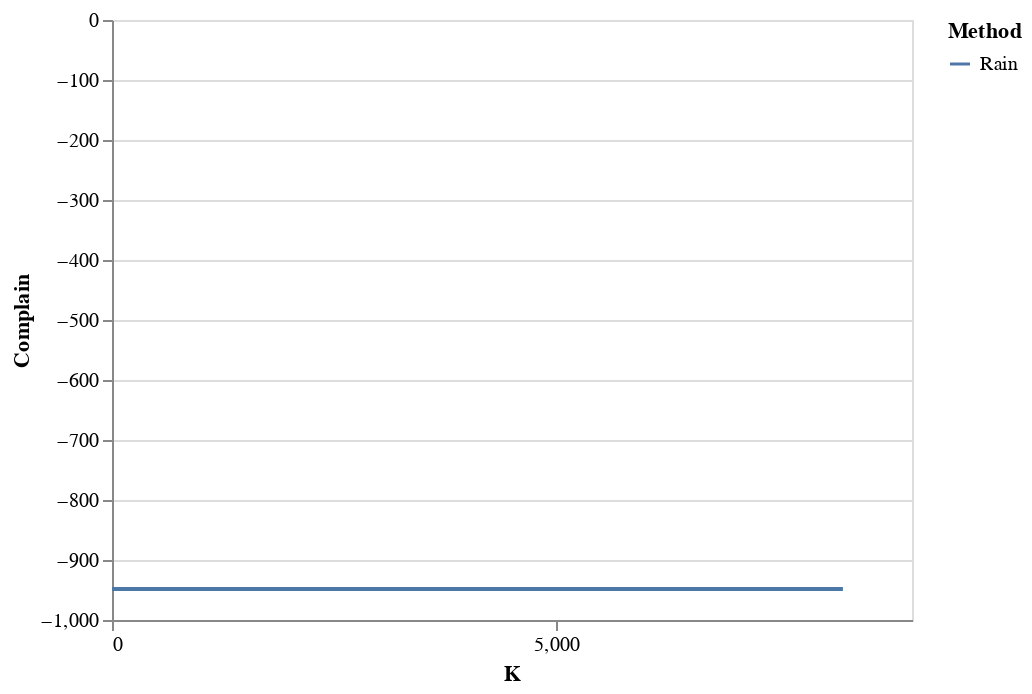

Notebook code cell kept with this figure:
### Code cell
manager_test = ModelManagerTest(proc.x_a_train, proc.x_b_train, proc.y_corr, LinearCombTest(1), 256)
manager_test.model.set_weights(manager_test0.model.get_weights())
manager_test.delta = tf.Variable(manager_test0.delta.value(), name="delta")
ranker = InfluenceRanker(manager=manager_test, on=proc.test_complain)
fixer = AutoFixer(manager_test, proc.corrsel, K)

AQs = []
weighted_f1 = []
rank_list = []
rank_time_rain = 0
model_time_rain = 0
AQ = proc.test_complain(manager_test).AQ
# f1 = f1_score(proc.y_test.numpy(), manager.model.predict(proc.x_test).numpy(), average='weighted')
f1 = f1_score(proc.y_query.numpy(), manager_test.model.predict(proc.x_a_query, proc.x_b_query).numpy(), average='weighted')
AQs.append(float(AQ))
weighted_f1.append(f1)

step_size = 8223
rain_k = int(np.ceil(K / step_size))
for k in trange(0, rain_k):
    nfix = min(step_size, K - step_size * k)
    assert nfix > 0

    start = time.time()
    rank = rank_fix(ranker, fixer, nfix)
    middle = time.time()
#     manager_test.fit(max_iter=5000, tol=1e-8, lr=0.1, print_value=True)
    end = time.time()
    
    rank_list.append(rank.numpy())
    rank_time_rain += middle - start
    model_time_rain += end - middle

    AQ = proc.test_complain(manager_test).AQ
#     f1 = f1_score(proc.y_test.numpy(), manager.model.predict(proc.x_test).numpy(), average='weighted')
    f1 = f1_score(proc.y_query.numpy(), manager_test.model.predict(proc.x_a_query, proc.x_b_query).numpy(), average='weighted')
    AQs.append(float(AQ))
    weighted_f1.append(f1)

print("Rank_time:", rank_time_rain)
print("Model_time:", model_time_rain)
AC = proc.test_complain(manager_test).AC

df_rain_test = pd.DataFrame({
    "Complain": np.array(AQs) - AC,
    "F1": np.array(weighted_f1),
    "K": list(range(0, K, step_size)) + [K],
    "Method": np.repeat("Rain", len(AQs)),
})
alt.Chart(pd.concat([df_rain_test])).mark_line().encode(
    alt.X('K:Q', axis=alt.Axis(tickCount=df_rain_test.shape[0], grid=False)),
    alt.Y("Complain:Q"),
    color = "Method"
)

### Figure 1 — Vega-Lite specification as saved in the notebook (floating-point values rounded to 4 significant figures)
{"config": {"view": {"continuousWidth": 400, "continuousHeight": 300}}, "data": {"name": "data-810b9f246f1444d77151c41cde6941db"}, "mark": "line", "encoding": {"color": {"type": "nominal", "field": "Method"}, "x": {"type": "quantitative", "axis": {"grid": false, "tickCount": 2}, "field": "K"}, "y": {"type": "quantitative", "field": "Complain"}}, "$schema": "https://vega.github.io/schema/vega-lite/v4.8.1.json", "datasets": {"data-810b9f246f1444d77151c41cde6941db": [{"Complain": -948.5, "F1": 0.8935, "K": 0, "Method": "Rain"}, {"Complain": -948.5, "F1": 0.8935, "K": 8223, "Method": "Rain"}]}}
